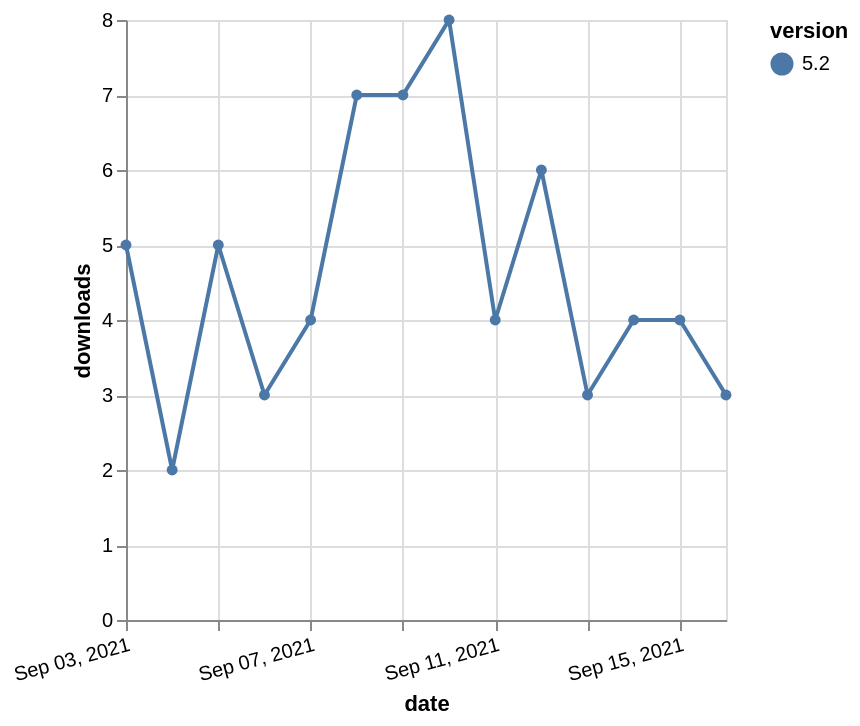

Write the Vega-Lite specification saved for this chart.
### Vega-Lite specification from a JSON file in a GitHub repository (floating-point values rounded to 4 significant figures)
{"$schema": "https://vega.github.io/schema/vega-lite/v5.json", "description": "A simple bar chart with embedded data.", "data": {"values": [{"date": "2021-09-03", "total": 15785, "delta": 5, "version": "5.2"}, {"date": "2021-09-04", "total": 15787, "delta": 2, "version": "5.2"}, {"date": "2021-09-05", "total": 15792, "delta": 5, "version": "5.2"}, {"date": "2021-09-06", "total": 15795, "delta": 3, "version": "5.2"}, {"date": "2021-09-07", "total": 15799, "delta": 4, "version": "5.2"}, {"date": "2021-09-08", "total": 15806, "delta": 7, "version": "5.2"}, {"date": "2021-09-09", "total": 15813, "delta": 7, "version": "5.2"}, {"date": "2021-09-10", "total": 15821, "delta": 8, "version": "5.2"}, {"date": "2021-09-11", "total": 15825, "delta": 4, "version": "5.2"}, {"date": "2021-09-12", "total": 15831, "delta": 6, "version": "5.2"}, {"date": "2021-09-13", "total": 15834, "delta": 3, "version": "5.2"}, {"date": "2021-09-14", "total": 15838, "delta": 4, "version": "5.2"}, {"date": "2021-09-15", "total": 15842, "delta": 4, "version": "5.2"}, {"date": "2021-09-16", "total": 15845, "delta": 3, "version": "5.2"}]}, "width": "container", "mark": {"type": "line", "point": {"filled": true}}, "encoding": {"x": {"field": "date", "type": "temporal", "timeUnit": "yearmonthdate", "title": "date", "axis": {"labelAngle": -15}}, "y": {"field": "delta", "type": "quantitative", "title": "downloads"}, "color": {"field": "version", "type": "nominal"}, "tooltip": {"field": "delta"}}}
